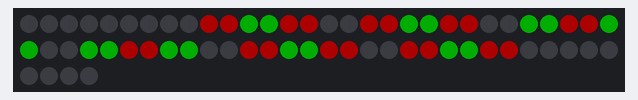
Recording of a sketch running on a simulated Arduino Uno, built with avr-gcc and run on an emulated ATmega328P. Parts: 64 RGB LEDs in strip order, left to right, continuing on the next row. Dim RGB values are drawn brighter than linear.

Above: at 0.15 s.
At 20.65 s:
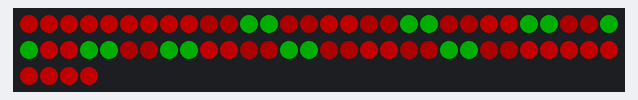
At 39.64 s:
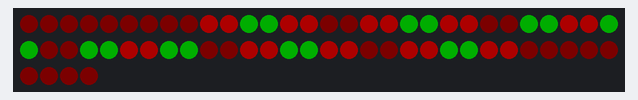

The sketch:

PM.ino
```cpp
#include <Adafruit_NeoPixel.h>

#define LED_PIN    6
#define LED_COUNT 64

#define LEDS_ON_LINE 8
#define LEDS_ON_COL 8

#define LINES 3
#define COLS 3

#define CRT_PLAYER_FACT_MAX 100
#define CRT_PLAYER_FACT_MIN 0

int crt_player;
int crt_player_fact;
int crt_player_dir;

Adafruit_NeoPixel strip(LED_COUNT, LED_PIN, NEO_GRB + NEO_KHZ800);

void setup() {
  Serial.begin(9600);

  strip.begin();
  strip.show(); // Initialize all pixels to 'off'

  crt_player = 0;
  crt_player_fact = 0;
  crt_player_dir = 1;
}

void color_border() {
  int r, g, b;
  if (crt_player == 0) {
    r = 1;
    g = 0;
    b = 0;
  }
  // upper border
  for (int i = 0; i < LEDS_ON_COL; i++) {
    strip.setPixelColor(i, r * crt_player_fact, g * crt_player_fact, b * crt_player_fact);
  }
  // lower border
  for (int i = 0; i < LEDS_ON_COL; i++) {
    strip.setPixelColor((LEDS_ON_COL - 1) * LEDS_ON_LINE + i,
                        r * crt_player_fact,
                        g * crt_player_fact,
                        b * crt_player_fact);
  }
  // left border
  for (int i = 0; i < LEDS_ON_LINE; i++) {
    strip.setPixelColor(i * LEDS_ON_LINE,
                        r * crt_player_fact,
                        g * crt_player_fact,
                        b * crt_player_fact);
  }
  // right border
  for (int i = 0; i < LEDS_ON_LINE; i++) {
    strip.setPixelColor(i * LEDS_ON_LINE + LEDS_ON_LINE - 1,
                        r * crt_player_fact,
                        g * crt_player_fact,
                        b * crt_player_fact);
  }
}

void update_crt_player_factor() {
  if (crt_player_fact + crt_player_dir <= CRT_PLAYER_FACT_MAX &&
      crt_player_fact + crt_player_dir >= CRT_PLAYER_FACT_MIN) {
        crt_player_fact += crt_player_dir;
  } else {
    crt_player_dir *= -1;
    crt_player_fact += crt_player_dir;
  }
}

void color_grid() {
 int r, g, b;
  for (int line = 0; line < LINES; line++) {
    for (int col = 0; col < COLS; col++) {
      int line_index = line * 2 + 1;
      int col_index = col * 2 + 1;
      int elem1 = line_index * LEDS_ON_LINE + col_index;
      int elem2 = elem1 + 1;
      int elem3 = elem1 + LEDS_ON_LINE;
      int elem4 = elem3 + 1;
      if ((line + col) % 2 == 0) {
        r = 50;
        g = 0;
        b = 0;
      } else {
        r = 0;
        g = 50;
        b = 0;
      }
      strip.setPixelColor(elem1, r, g, b);
      strip.setPixelColor(elem2, r, g, b);
      strip.setPixelColor(elem3, r, g, b);
      strip.setPixelColor(elem4, r, g, b);
    }
  }
}

void loop() {
  color_border();
  update_crt_player_factor();
  color_grid();

  strip.show();
}
```
